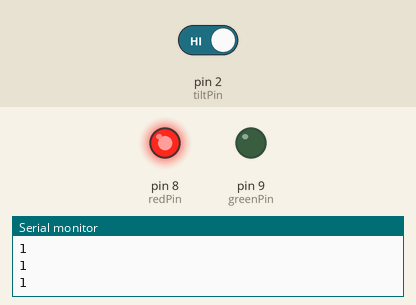
The sketch below on a simulated Arduino Uno, built with avr-gcc and run on an emulated ATmega328P. Shown: output pins drawn as LEDs (lit = HIGH), the last lines printed to the serial monitor. The test bench sets the inputs (shaded band); at power-on: pin 2 (tiltPin) HIGH.

Above: at 1.2 s.
1.3 s: pin 2 (tiltPin) driven LOW
At 2.3 s:
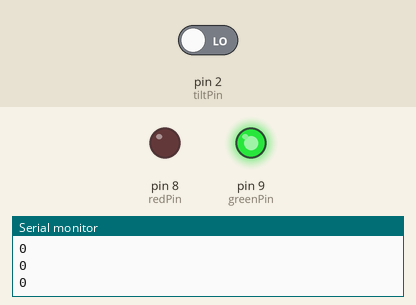
2.8 s: pin 2 (tiltPin) driven HIGH
At 3.5 s:
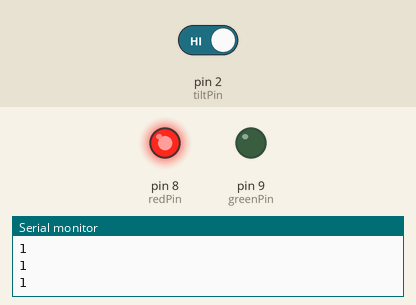
Timing chart, 0 to 5.8 s (numbered marks = the images above; inputs shaded):
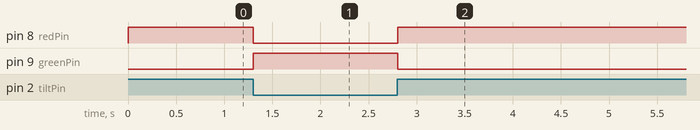

Measured:
- after the input at 1.3 s, pin 8 (redPin): HIGH → LOW at once; pin 9 (greenPin): LOW → HIGH at once
- after the input at 2.8 s, pin 8 (redPin): LOW → HIGH at once; pin 9 (greenPin): HIGH → LOW at once

The sketch:

TiltSwitch.ino
```cpp
// tilt switch
int tiltPin = 2;
int tiltVal;

// led
int redPin = 8;
int greenPin = 9;

int dt = 50;

void setup() {
  Serial.begin(9600);
  pinMode(tiltPin, INPUT);
  pinMode(redPin, OUTPUT);
  pinMode(greenPin, OUTPUT);
  digitalWrite(tiltPin, HIGH);
}

void loop() {
  // 0 when still, 1 when tilted
  tiltVal = digitalRead(tiltPin);

  if (tiltVal == 0) {
    digitalWrite(redPin, LOW);
    digitalWrite(greenPin, HIGH);
    delay(dt);
  }
  if (tiltVal == 1) {
    digitalWrite(redPin, HIGH);
    digitalWrite(greenPin, LOW);
    delay(dt);
  }
  Serial.println(tiltVal);

  delay(dt);
}
```
